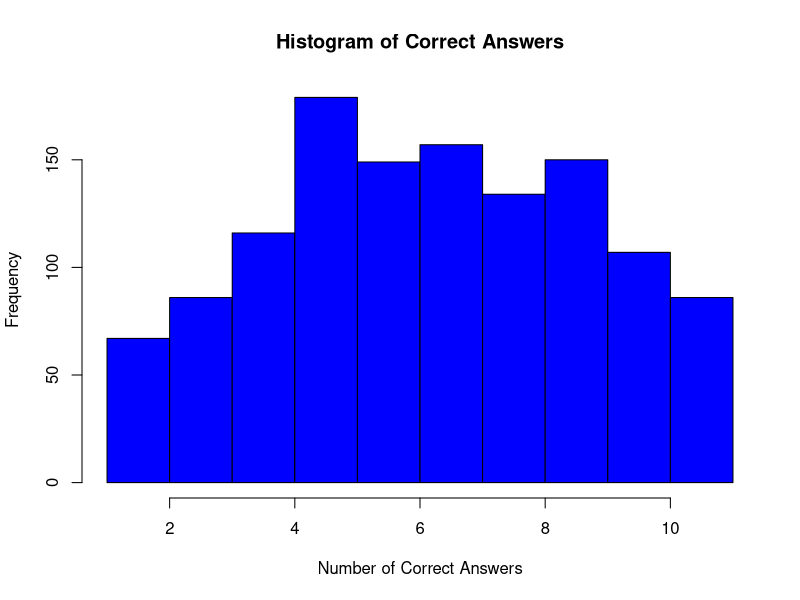
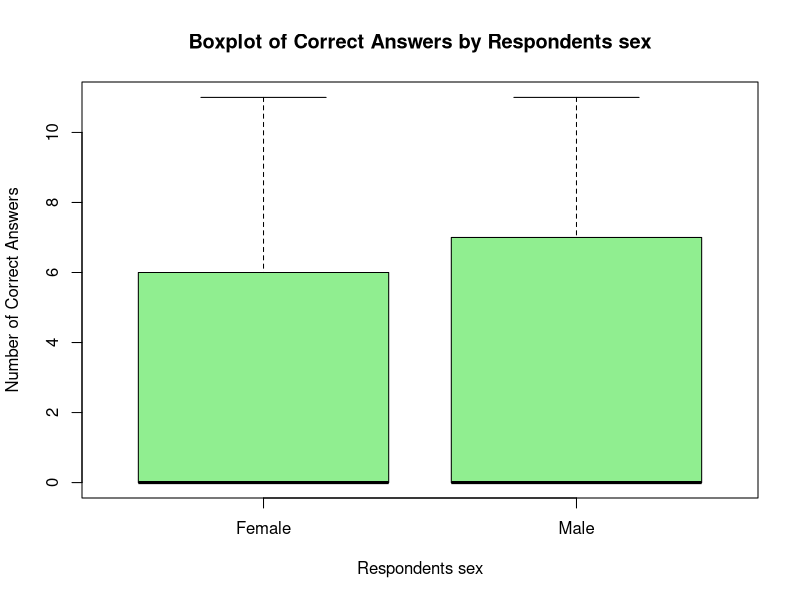
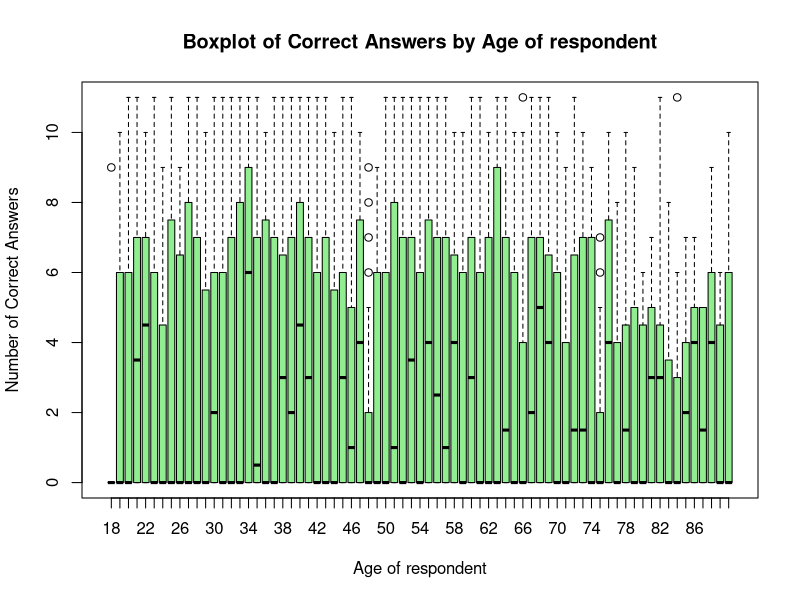
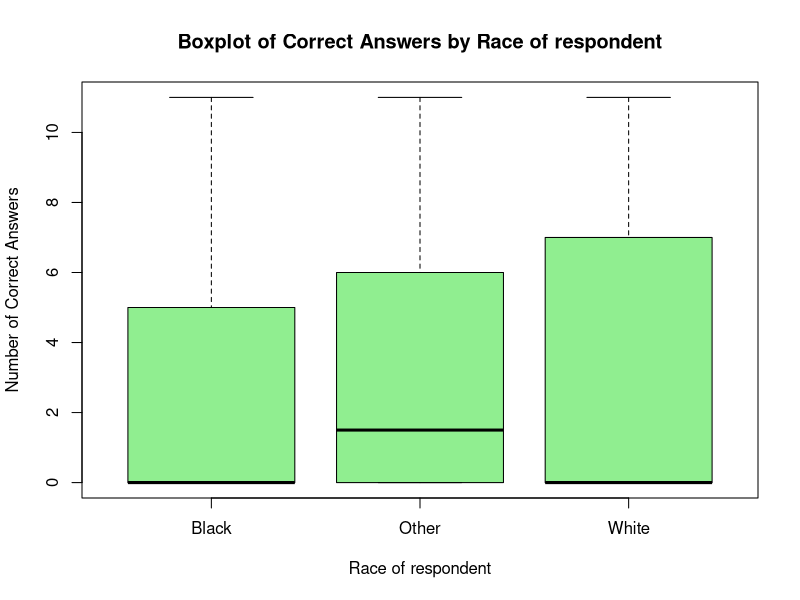
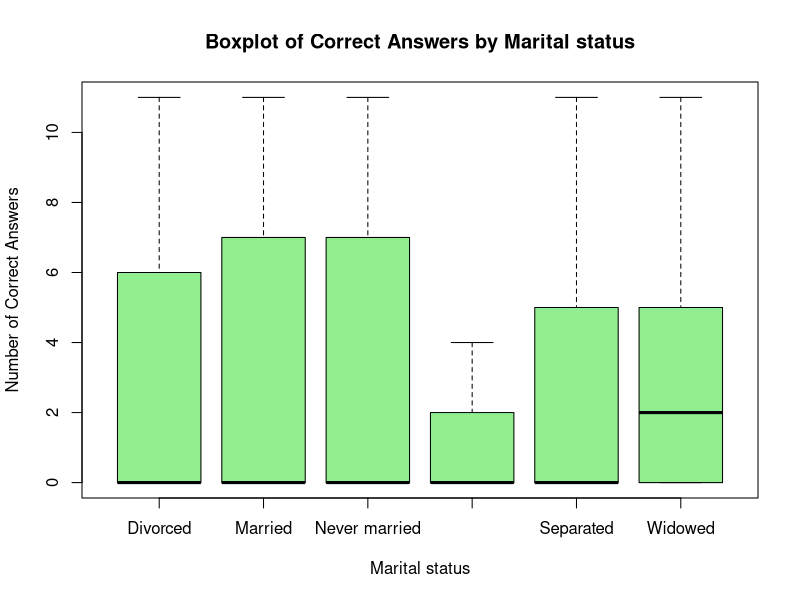
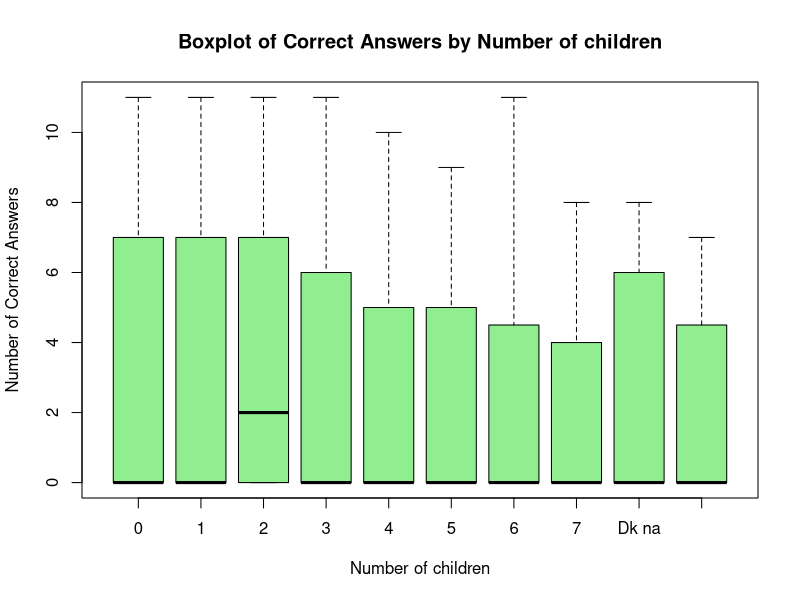
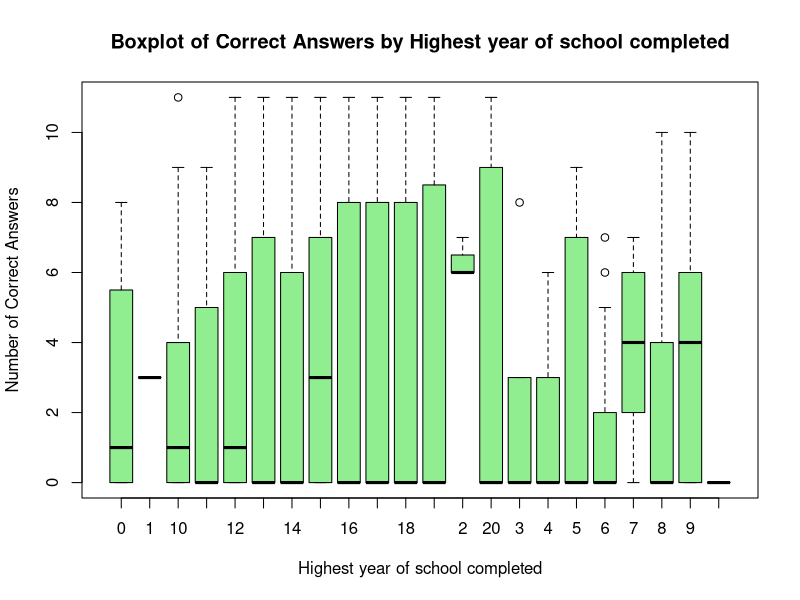
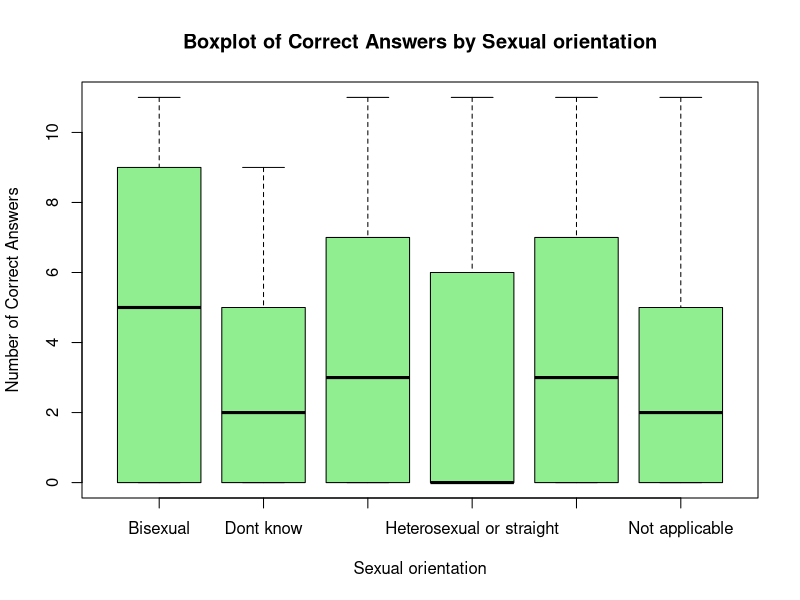

These figures' R source, in order:
## ---- chunk 1
library(readxl)
library(stats)
## ---- chunk 2
data <- read_excel("GSS_1972_2014.xlsx")
## ---- chunk 3
colnames(data)
## ---- chunk 4
correct_answers <- c("True", "False", "True", "False", "True",
                     "False", "True", "True", "True",
                     "Earth around sun", "One year")
## ---- chunk 5
data_2014 <- data[data$"Gss year for this respondent" == 2014, ]

data_2014
## ---- chunk 6
science_questions <- colnames(data_2014)[c(42:52)]

science_questions
## ---- chunk 7
data_2014$correct_answers <- NA


for (i in seq_len(nrow(data_2014))) {
  data_2014$correct_answers[i] <-
    sum(data_2014[i, science_questions] == correct_answers)
}

data_2014$correct_answers
## ---- chunk 8
data_2014_non_zero <- subset(data_2014, correct_answers > 0)

hist(data_2014_non_zero$correct_answers,
     main = "Histogram of Correct Answers",
     xlab = "Number of Correct Answers",
     ylab = "Frequency",
     col = "blue")
## ---- chunk 9

demographic_variables <- c("Respondents sex",
                           "Age of respondent",
                           "Race of respondent",
                           "Marital status",
                           "Number of children",
                           "Highest year of school completed",
                           "Sexual orientation",
                           "Respondents income",
                           "Does r own or rent home?")

significant_variables <- c()

for (var in demographic_variables) {
  anova_result <- aov(correct_answers ~ data_2014[[var]], data = data_2014)

  print(paste("ANOVA for", var))

  print(summary(anova_result))

  boxplot(data_2014$correct_answers ~ data_2014[[var]],
          main = paste("Boxplot of Correct Answers by", var),
          xlab = var, ylab = "Number of Correct Answers", col = "lightgreen")

  if (summary(anova_result)[[1]][["Pr(>F)"]][1] < 0.05) {

    significant_variables <- c(significant_variables, var)
  }
}
## ---- chunk 10

for (var in significant_variables) {
  anova_result <- aov(correct_answers ~ data_2014[[var]], data = data_2014)

  posthoc_result <- TukeyHSD(anova_result)

  print(paste("Post-Hoc Test for", var))

  print(posthoc_result)

  aggregate_data <- aggregate(correct_answers ~ data_2014[[var]],
                              data = data_2014, mean)
  barplot(aggregate_data$correct_answers,
          names.arg = aggregate_data[, 1],
          main = paste("Bar Plot of Mean Correct Answers by", var),
          xlab = var, ylab = "Mean Number of Correct Answers", col = "coral")
}
